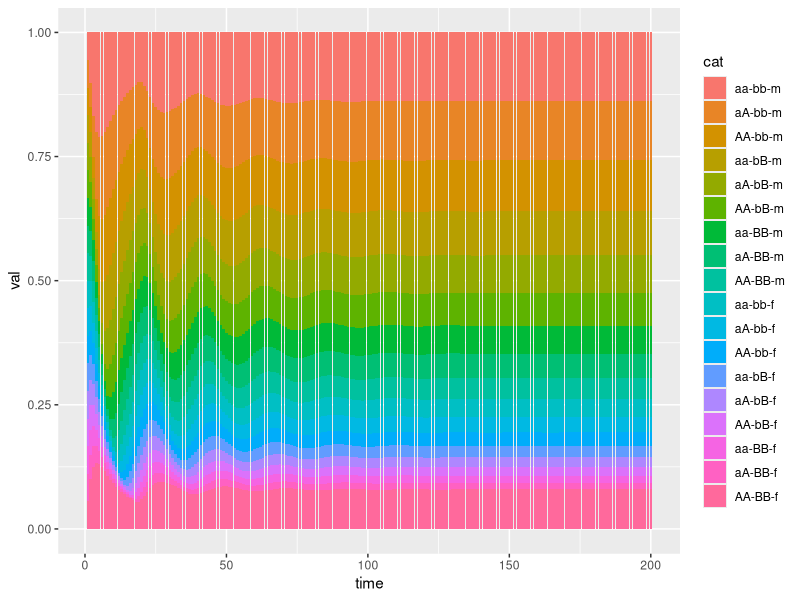

Source code (R):
## Matrix-like model for the Fur Seals

popvect <- rep(1,18)
dum <- expand.grid(c('a','A'),c('a','A'),'-',c('b','B'),c('b','B'),'-',c('m','f'))
dum <- dum[!(dum[,1] == 'A' & dum[,2] == 'a') & !(dum[,4] =='B' & dum[,5] == 'b'),]
colnames(dum) <- c('a1','a2','dash1','b1','b2','dash2','sex')
catnames <- as.character(apply(dum,1, FUN = function(x) paste(x,sep="",collapse="")))
dum2 <- dum
min_val <- 0.1
dum2$p1 <- min_val + 0.5*(1-2*min_val)*(as.numeric(dum2$sex=='m')*(as.numeric(dum2$a1=='A') + as.numeric(dum2$a2=='A')) + as.numeric(dum2$sex=='f')*(as.numeric(dum2$b1=='B') + as.numeric(dum2$b2=='B'))) # probability of going to island 1 for each indiv
names(popvect) <- catnames

N.males <- function(popvect,dum,island){
  # inds <- dum$sex =='m' &  
}

make_mat <- function(popvect,dum){

  
  A <- matrix(0,nrow=18,ncol=18)
  rownames(A) <- catnames
  colnames(A) <- catnames
  A[cbind(2:length(popvect),1:(length(popvect)-1))] <- 0.99
  A[length(popvect),length(popvect)] <- 0.99
  A[1,length(popvect)] <- 2
  return(A)
}

# parameters
Nt <- 200
store <- matrix(NA,nrow=length(popvect),ncol=Nt)
store[,1] <- popvect
for(t in 2:Nt){
  A <- make_mat(store[,t-1],catnames)
  store[,t] <- A %*% store[,t-1] 
}


normalized <- t(store)/colSums(store)
df <- data.frame(val = as.numeric(normalized), cat = factor(rep(catnames,each=Nt),levels = catnames), time = rep(1:Nt,length(popvect)))
library(ggplot2)

ggplot(df, aes(x=time,y=val,fill=cat)) + geom_col()
round(normalized[nrow(normalized),],2)
round(Re(eigen(A)$vector[,1]/sum(eigen(A)$vector[,1])),2)
